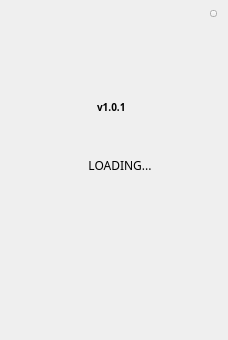
<?xml version="1.0" encoding="UTF-8"?>
<ui version="4.0">
 <class>WaitingForSync</class>
 <widget class="QWidget" name="WaitingForSync">
  <property name="geometry">
   <rect>
    <x>0</x>
    <y>0</y>
    <width>228</width>
    <height>340</height>
   </rect>
  </property>
  <property name="font">
   <font>
    <family>Microsoft YaHei UI Light</family>
    <weight>75</weight>
    <bold>true</bold>
   </font>
  </property>
  <property name="windowTitle">
   <string>Form</string>
  </property>
  <widget class="QLabel" name="loadingLabel">
   <property name="geometry">
    <rect>
     <x>60</x>
     <y>150</y>
     <width>120</width>
     <height>30</height>
    </rect>
   </property>
   <property name="font">
    <font>
     <family>Microsoft YaHei UI Light</family>
     <weight>50</weight>
     <italic>false</italic>
     <bold>false</bold>
    </font>
   </property>
   <property name="styleSheet">
    <string notr="true"/>
   </property>
   <property name="text">
    <string>LOADING...</string>
   </property>
   <property name="alignment">
    <set>Qt::AlignCenter</set>
   </property>
  </widget>
  <widget class="QToolButton" name="closeBtn">
   <property name="geometry">
    <rect>
     <x>210</x>
     <y>10</y>
     <width>7</width>
     <height>7</height>
    </rect>
   </property>
   <property name="cursor">
    <cursorShape>PointingHandCursor</cursorShape>
   </property>
   <property name="focusPolicy">
    <enum>Qt::NoFocus</enum>
   </property>
   <property name="text">
    <string/>
   </property>
  </widget>
  <widget class="QLabel" name="label_version">
   <property name="geometry">
    <rect>
     <x>97</x>
     <y>97</y>
     <width>80</width>
     <height>20</height>
    </rect>
   </property>
   <property name="font">
    <font>
     <pointsize>-1</pointsize>
    </font>
   </property>
   <property name="styleSheet">
    <string notr="true">font-size: 10px;</string>
   </property>
   <property name="text">
    <string>v1.0.1</string>
   </property>
  </widget>
  <widget class="QLabel" name="welcome">
   <property name="geometry">
    <rect>
     <x>72</x>
     <y>82</y>
     <width>78</width>
     <height>15</height>
    </rect>
   </property>
   <property name="font">
    <font>
     <family>黑体</family>
     <pointsize>16</pointsize>
    </font>
   </property>
   <property name="styleSheet">
    <string notr="true"/>
   </property>
   <property name="text">
    <string/>
   </property>
  </widget>
 </widget>
 <resources/>
 <connections/>
</ui>
